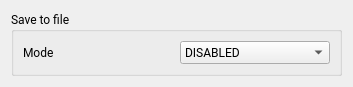
<?xml version="1.0" encoding="UTF-8"?>
<ui version="4.0">
 <class>FileSaveSettingsPanel</class>
 <widget class="QWidget" name="FileSaveSettingsPanel">
  <property name="geometry">
   <rect>
    <x>0</x>
    <y>0</y>
    <width>353</width>
    <height>80</height>
   </rect>
  </property>
  <property name="windowTitle">
   <string>Form</string>
  </property>
  <layout class="QHBoxLayout" name="horizontalLayout">
   <item>
    <widget class="QGroupBox" name="analysisSettingsContainer">
     <property name="enabled">
      <bool>true</bool>
     </property>
     <property name="sizePolicy">
      <sizepolicy hsizetype="Minimum" vsizetype="Preferred">
       <horstretch>0</horstretch>
       <verstretch>0</verstretch>
      </sizepolicy>
     </property>
     <property name="font">
      <font>
       <family>Roboto</family>
      </font>
     </property>
     <property name="title">
      <string>Save to file</string>
     </property>
     <layout class="QGridLayout" name="gridLayout_6">
      <item row="1" column="2">
       <widget class="QComboBox" name="fileTypeSelector">
        <property name="enabled">
         <bool>true</bool>
        </property>
        <item>
         <property name="text">
          <string>DISABLED</string>
         </property>
        </item>
        <item>
         <property name="text">
          <string>BINARY</string>
         </property>
        </item>
        <item>
         <property name="text">
          <string>BINARY VERBOSE</string>
         </property>
        </item>
       </widget>
      </item>
      <item row="1" column="1">
       <widget class="QLabel" name="label">
        <property name="text">
         <string>Mode</string>
        </property>
       </widget>
      </item>
     </layout>
    </widget>
   </item>
  </layout>
 </widget>
 <resources/>
 <connections/>
</ui>
